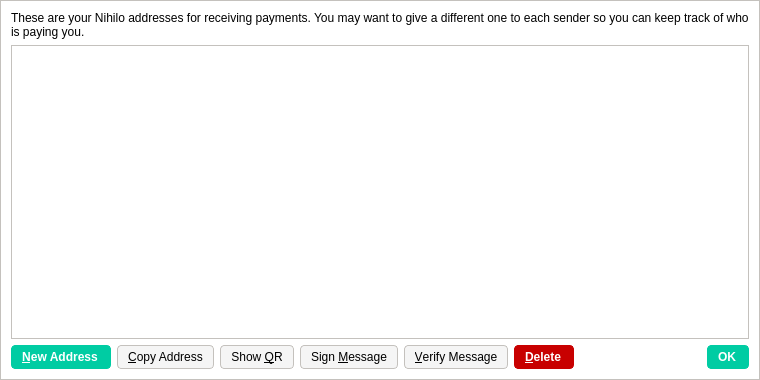
<?xml version="1.0" encoding="UTF-8"?>
<ui version="4.0">
 <class>AddressBookPage</class>
 <widget class="QWidget" name="AddressBookPage">
  <property name="geometry">
   <rect>
    <x>0</x>
    <y>0</y>
    <width>760</width>
    <height>380</height>
   </rect>
  </property>
  <property name="windowTitle">
   <string>Address Book</string>
  </property>
  <property name="styleSheet">
   <string notr="true">background-color: rgb(255, 255, 255);
border: 1px solid #c4c1bd;</string>
  </property>
  <layout class="QVBoxLayout" name="verticalLayout">
   <item>
    <widget class="QLabel" name="labelExplanation">
     <property name="styleSheet">
      <string notr="true">border: 0;</string>
     </property>
     <property name="text">
      <string>These are your Nihilo addresses for receiving payments. You may want to give a different one to each sender so you can keep track of who is paying you.</string>
     </property>
     <property name="textFormat">
      <enum>Qt::PlainText</enum>
     </property>
     <property name="wordWrap">
      <bool>true</bool>
     </property>
    </widget>
   </item>
   <item>
    <widget class="QTableView" name="tableView">
     <property name="contextMenuPolicy">
      <enum>Qt::CustomContextMenu</enum>
     </property>
     <property name="toolTip">
      <string>Double-click to edit address or label</string>
     </property>
     <property name="tabKeyNavigation">
      <bool>false</bool>
     </property>
     <property name="selectionMode">
      <enum>QAbstractItemView::SingleSelection</enum>
     </property>
     <property name="selectionBehavior">
      <enum>QAbstractItemView::SelectRows</enum>
     </property>
     <property name="sortingEnabled">
      <bool>true</bool>
     </property>
     <attribute name="verticalHeaderVisible">
      <bool>false</bool>
     </attribute>
    </widget>
   </item>
   <item>
    <layout class="QHBoxLayout" name="horizontalLayout">
     <item>
      <widget class="QPushButton" name="newAddressButton">
       <property name="toolTip">
        <string>Create a new address</string>
       </property>
       <property name="styleSheet">
        <string notr="true">background-color: rgb(0, 204, 163);
color: rgb(255, 255, 255);
border-radius: 4px;
border-color:  rgb(0, 204, 163);
font-weight: 600;
padding: 4px;
padding-left: 10px;
padding-right: 12px;
icon-size: 0;</string>
       </property>
       <property name="text">
        <string>&amp;New Address</string>
       </property>
      </widget>
     </item>
     <item>
      <widget class="QPushButton" name="copyToClipboard">
       <property name="toolTip">
        <string>Copy the currently selected address to the system clipboard</string>
       </property>
       <property name="styleSheet">
        <string notr="true">background-color: rgb(245, 245, 245);
border-radius: 4px;
border: 1px solid #c4c1bd;
font-weight: 400;
padding: 4px;
padding-left: 10px;
padding-right: 10px;</string>
       </property>
       <property name="text">
        <string>&amp;Copy Address</string>
       </property>
      </widget>
     </item>
     <item>
      <widget class="QPushButton" name="showQRCode">
       <property name="styleSheet">
        <string notr="true">background-color: rgb(245, 245, 245);
border-radius: 4px;
border: 1px solid #c4c1bd;
font-weight: 400;
padding: 4px;
padding-left: 10px;
padding-right: 10px;</string>
       </property>
       <property name="text">
        <string>Show &amp;QR</string>
       </property>
      </widget>
     </item>
     <item>
      <widget class="QPushButton" name="signMessage">
       <property name="toolTip">
        <string>Sign a message to prove you own a Nihilo address</string>
       </property>
       <property name="styleSheet">
        <string notr="true">background-color: rgb(245, 245, 245);
border-radius: 4px;
border: 1px solid #c4c1bd;
font-weight: 400;
padding: 4px;
padding-left: 10px;
padding-right: 10px;</string>
       </property>
       <property name="text">
        <string>Sign &amp;Message</string>
       </property>
      </widget>
     </item>
     <item>
      <widget class="QPushButton" name="verifyMessage">
       <property name="toolTip">
        <string>Verify a message to ensure it was signed with a specified Nihilo address</string>
       </property>
       <property name="styleSheet">
        <string notr="true">background-color: rgb(245, 245, 245);
border-radius: 4px;
border: 1px solid #c4c1bd;
font-weight: 400;
padding: 4px;
padding-left: 10px;
padding-right: 10px;</string>
       </property>
       <property name="text">
        <string>&amp;Verify Message</string>
       </property>
      </widget>
     </item>
     <item>
      <widget class="QPushButton" name="deleteButton">
       <property name="toolTip">
        <string>Delete the currently selected address from the list</string>
       </property>
       <property name="styleSheet">
        <string notr="true">background-color: #c80000;
color: rgb(255, 255, 255);
border-radius: 4px;
border-color:  #c80000;
font-weight: 600;
padding: 4px;
padding-left: 10px;
padding-right: 12px;
icon-size: 0;</string>
       </property>
       <property name="text">
        <string>&amp;Delete</string>
       </property>
      </widget>
     </item>
     <item>
      <spacer name="horizontalSpacer">
       <property name="orientation">
        <enum>Qt::Horizontal</enum>
       </property>
       <property name="sizeHint" stdset="0">
        <size>
         <width>40</width>
         <height>20</height>
        </size>
       </property>
      </spacer>
     </item>
     <item>
      <widget class="QDialogButtonBox" name="buttonBox">
       <property name="sizePolicy">
        <sizepolicy hsizetype="Maximum" vsizetype="Fixed">
         <horstretch>0</horstretch>
         <verstretch>0</verstretch>
        </sizepolicy>
       </property>
       <property name="styleSheet">
        <string notr="true">background-color: rgb(0, 204, 163);
color: rgb(255, 255, 255);
border-radius: 4px;
border-color:  rgb(0, 204, 163);
font-weight: 600;
padding: 4px;
padding-left: 10px;
padding-right: 12px;
icon-size: 0;</string>
       </property>
       <property name="standardButtons">
        <set>QDialogButtonBox::Ok</set>
       </property>
      </widget>
     </item>
    </layout>
   </item>
  </layout>
 </widget>
 <resources/>
 <connections/>
</ui>
